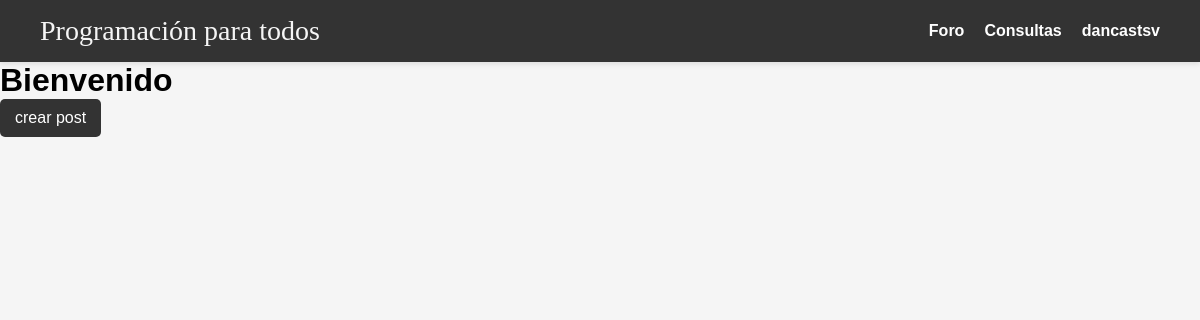
The page /foro/ (signed in) on the database as committed earlier.
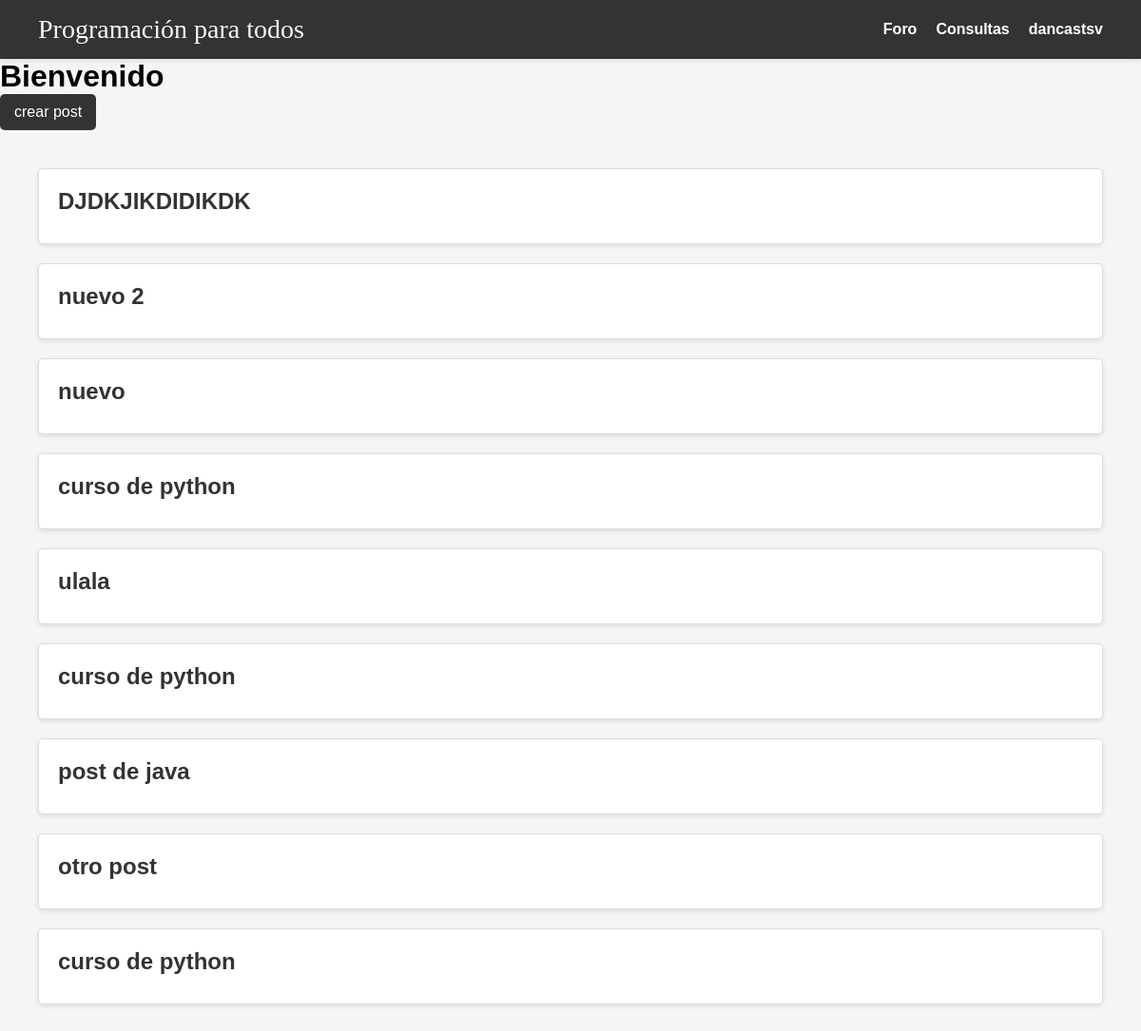
The same page on the database as committed later.
### forum/models.py (models this page shows, shortened)
class Post(models.Model):
    title = models.CharField(max_length=100)
    slug = models.SlugField()
    created_on = models.DateTimeField(auto_now_add=True)
    content = models.TextField()
    likes = models.PositiveIntegerField(default=0)  # Agrega el campo likes

### forum/views.py (the view)
# urls.py: path('foro/', views.foro, name='foro'),
@login_required
def foro(request):
    post = Post.objects.all().order_by('-id')#hace que el post se muestre de manera ordenada
    return render(request, 'foro.html',{'post':post})

### forum/templates/foro.html (shortened to what this page needs)
{%load static%}
<!DOCTYPE html>
<html lang="es">
<head>
  <link rel="stylesheet" href="{% static 'css/foro.css' %}">
</head>
<body>
  <nav class="navbar">
    <div class="logo"><a href="{%url 'inicio'%}" class="papu">Programación para todos</a></div>
    <ul class="nav-list">
      <li><a href="#">Foro</a></li>
      <li><a href="#">Consultas</a></li>
      <li class="user-dropdown">
        <a href="#">{{request.user}}</a>
      </li>
    </ul>
  </nav>
  <div class="content">
    <h1>Bienvenido</h1>
    <a href="{% url 'create_post' %}" class="button">crear post</a>
  </div>
  <section class="post-list">
    {% for publicacion in post%}
      <a href="{% url 'post_details' publicacion.id %}" class="post-link">
        <h2>{{ publicacion.title }}</h2>
      </a>
    {% endfor %}
  </section>
</body>
</html>

Rows that differ between the two databases and show on the page:
added Post: title "DJDKJIKDIDIKDK"
added Post: title "nuevo 2"
added Post: title "nuevo"
added Post: title "curso de python"
added Post: title "ulala"
added Post: title "curso de python"
added Post: title "post de java"
added Post: title "otro post"
added Post: title "curso de python"
